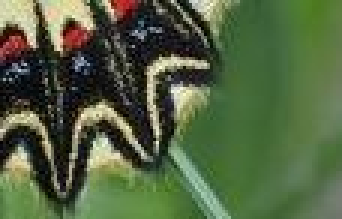
%> input picture image/out_of_focus0015_cortada.jpg, 114 x 73 px (shown 3 times larger)
$ octave demo_blur_detection.m   (GNU Octave 9; MATLAB toolbox functions it lacks are replaced by stand-ins)
%> lines starting %> are read from the running program, lines starting %| are printed output that depends on the picture
### Reference Code/blur_detection/localBlurScore.m
% localBlurScore -- Extract blur feature for a fixed scale
%
%   Paras:
%   @im        : Input grayscale image.
%   @patchsize : Parameter controlling local patch size.
%   @W         : Pretrained weight for learned filter.
%   @nb        : Naive Bayesian classifier
%
%   The Code is created based on the method described in the following paper
%   [1] "Discriminative Blur Detection Features", Jianping Shi, Li Xu, Jiaya Jia,
%       IEEE Conference on Computer Vision and Pattern Recognition, 2014.
%   The code and the algorithm are for non-comercial use only.
%
%   Author: Jianping Shi (jpshi@cse.cuhk.edu.hk)
%   Date  : 03/27/2014
%   Version : 1.0
%   Copyright 2014, The Chinese University of Hong Kong.
%
function feature = localBlurScore(im, patchsize, W, nb)

[im_height, im_width] = size(im);
offset = (patchsize - 1)/2;
x_start = offset+1;  x_end = im_width-offset;
y_start = offset+1;  y_end = im_height-offset;
datasize = (x_end-x_start+1)*(y_end-y_start+1);

% Feature Extraction
q1 = LocalKurtosis(im, patchsize);
q2 = GradientHistogramSpan(im, patchsize);
q3 = LocalPowerSpectrumSlope(im, patchsize);
q4 = LocalLearnedFilter(im, W(:,1:5));

data = zeros(datasize,5);
data(:,1) = reshape(q1(y_start:y_end,x_start:x_end),datasize,1);
data(:,2) = reshape(q2(y_start:y_end,x_start:x_end),datasize,1);
data(:,3) = reshape(q3(y_start:y_end,x_start:x_end),datasize,1);
data(:,4) = reshape(q4{1}(y_start:y_end,x_start:x_end),datasize,1);
data(:,5) = reshape(q4{2}(y_start:y_end,x_start:x_end),datasize,1);

for i = 1:5
    idx = isnan(data(:,i));
    if (sum(idx(:)) == im_height* im_width)
        data(:,i) = 0;
    elseif (sum(idx)>0)
        data(idx,i) = min(data(~idx, i));
    end
end

% Learn blur score from NB classifier
post = posterior(nb,data);
post = mat2gray(post(:,2));

feature = zeros(im_height, im_width);
feature(y_start:y_end,x_start:x_end) = reshape(post,y_end-y_start+1,x_end-x_start+1);

### Reference Code/blur_detection/feature/LocalKurtosis.m
% LocalKurtosis -- To measure the peakness of a distribution
%
%   Paras:
%   @im        : Input grayscale image.
%   @patchsize : Parameter controlling local patch size.
%
%   The Code is created based on the method described in the following paper
%   [1] "Discriminative Blur Detection Features", Jianping Shi, Li Xu, Jiaya Jia,
%       IEEE Conference on Computer Vision and Pattern Recognition, 2014.
%   The code and the algorithm are for non-comercial use only.
%
%   Author: Jianping Shi (jpshi@cse.cuhk.edu.hk)
%   Date  : 03/27/2014
%   Version : 1.0
%   Copyright 2014, The Chinese University of Hong Kong.
%
function [q] = LocalKurtosis(im, patchsize)

[im_height, im_width] = size(im);
offset = (patchsize - 1)/2;

% Compute image gradient
dx = [diff(im, 1, 2), -im(:,end,:)];
dy = [diff(im, 1, 1); -im(end,:,:)];

% Rearrange image to patches
dx_col = im2col(dx, [patchsize, patchsize]);
dx_col = bsxfun(@rdivide, dx_col, sum(dx_col));
dy_col = im2col(dy, [patchsize, patchsize]);
dy_col = bsxfun(@rdivide, dy_col, sum(dy_col));

% Compute Kurtosis
normXsquare = bsxfun(@minus, dx_col, mean(dx_col)).^2;
normYsquare = bsxfun(@minus, dy_col, mean(dx_col)).^2;

qx = mean(normXsquare.^2)./(mean(normXsquare).^2);
qy = mean(normYsquare.^2)./(mean(normYsquare).^2);

qx = reshape(qx, [im_height-patchsize+1, im_width-patchsize+1]);
qy = reshape(qy, [im_height-patchsize+1, im_width-patchsize+1]);

% Normalize for output
qx = log(padarray(qx, [offset, offset], 'replicate'));
qy = log(padarray(qy, [offset, offset], 'replicate'));

% qx = log(qx);
% qy = log(qy);

qx(isnan(qx)) = min(min(qx(~isnan(qx))));
qy(isnan(qy)) = min(min(qy(~isnan(qy))));

q  = min(qx, qy);

### Reference Code/blur_detection/feature/GradientHistogramSpan.m
% GradientHistgramSpan -- To measure the heavytailedness of a distribution
%
%   Paras:
%   @im        : Input grayscale image.
%   @patchsize : Parameter controlling local patch size.
%
%   The Code is created based on the method described in the following paper
%   [1] "Discriminative Blur Detection Features", Jianping Shi, Li Xu, Jiaya Jia,
%       IEEE Conference on Computer Vision and Pattern Recognition, 2014.
%   The code and the algorithm are for non-comercial use only.
%
%   Author: Jianping Shi (jpshi@cse.cuhk.edu.hk)
%   Date  : 03/27/2014
%   Version : 1.0
%   Copyright 2014, The Chinese University of Hong Kong.
%
function [q]=GradientHistogramSpan(im, patchsize)
dx = [diff(im, 1, 2), -im(:,end,:)];
dy = [diff(im, 1, 1); -im(end,:,:)];
mag = sqrt(dx.^2 + dy.^2);

[im_height, im_width] = size(im);
offset = (patchsize-1)/2;

% Gradient histogram span
mag_col = im2col(mag, [patchsize, patchsize]);
mag_col_dup = [mag_col; -mag_col];

num = size(mag_col, 2);
sigma1 = size(1, num);
parfor i = 1 : num
    [V1, V2] = EM_GMM_2(mag_col_dup(:,i));
    s0 = sqrt(V1);
    s1 = sqrt(V2);
    if s0 > s1
        temp = s0;  s0 = s1;  s1 = temp;
    end;
    sigma1(i) = s1;
end
q = reshape(sigma1, [im_height-patchsize+1, im_width-patchsize+1]);
q = q(4:im_height-patchsize+1-3, 4:im_width-patchsize+1-3);
q = padarray(q, [offset+3, offset+3], 'replicate');

### Reference Code/blur_detection/feature/EM_GMM_2.m
% EM_GMM_2 -- Compute expectation for GMM with two Gaussian Component, where
% mean are fixed as zero. Our goal is mainly to compute the variance for two
% Gaussians.
%
%   Paras:
%   @X   : Input data
%
%   The Code is created based on the method described in the following paper
%   [1] "Discriminative Blur Detection Features", Jianping Shi, Li Xu, Jiaya Jia,
%       IEEE Conference on Computer Vision and Pattern Recognition, 2014.
%   The code and the algorithm are for non-comercial use only.
%
%   Author: Jianping Shi (jpshi@cse.cuhk.edu.hk)
%   Date  : 03/27/2014
%   Version : 1.0
%   Copyright 2014, The Chinese University of Hong Kong.
function [V1, V2] = EM_GMM_2(X)

%% Initialize parameters
V1 = 0.5;
V2 = 0.0001;
pi = 0.5;
N = length(X);

pi_init=2*pi;
maxiter = 100;
iter=0;

while (abs(pi_init-pi)/pi_init > 1e-3 && iter < maxiter)
    iter = iter+1;
    pi_init = pi;

    XxX = X.*X;
    %% Expectation Step
    pi_x_GPV2 = pi*GaussianProb(XxX,V2);
    gamma = pi_x_GPV2 ./ ((1-pi)*GaussianProb(XxX,V1) + pi_x_GPV2);

    %% Maximization Step
    V1 = (1-gamma)'*(XxX) / sum(1-gamma);
    V2 = gamma'*(XxX) / sum(gamma);
    pi = sum(gamma)/N;
end

%% Function to compute the probability for Gaussian distribution
function [Y] = GaussianProb(XxX, V)
Y = exp(-(XxX)/(2*V))/sqrt(2*pi*V);

### Reference Code/blur_detection/feature/LocalPowerSpectrumSlope.m
% LocalPowerSpectrumSlope -- To measure the spectrum property for blur
%
%   Paras:
%   @im        : Input grayscale image.
%   @patchsize : Parameter controlling local patch size.
%
%   The Code is created based on the method described in the following paper
%   [1] "Discriminative Blur Detection Features", Jianping Shi, Li Xu, Jiaya Jia,
%       IEEE Conference on Computer Vision and Pattern Recognition, 2014.
%   The code and the algorithm are for non-comercial use only.
%
%   Author: Jianping Shi (jpshi@cse.cuhk.edu.hk)
%   Date  : 03/27/2014
%   Version : 1.0
%   Copyright 2014, The Chinese University of Hong Kong.

function q = LocalPowerSpectrumSlope(im, patchsize)
[im_height, im_width] = size(im);

offset = (patchsize - 1)/2;
[lf, lC] = GenerateF(offset, offset);
lC_log = log(lC);
lC_log_new = unique(round(lC_log / 0.2)*0.2);

im_col = im2col(im, [patchsize, patchsize]);
im_col = bsxfun(@rdivide, im_col, sum(im_col));
q = zeros(1, size(im_col,2));
for i = 1:size(im_col,2)
    lsf = GenerateSf(reshape(im_col(:,i), [patchsize, patchsize]), lf, lC, offset, offset);
    lsf_new = rearrange(lC_log, lC_log_new, lsf);
    lsf_new = log(lsf_new(1:end-1));
    idx = ~(isnan(lsf_new) + isinf(lsf_new));
    alf_local = sum(lsf_new(idx));
    q(i) = alf_local;
end
q = reshape(q, [im_height-patchsize+1, im_width-patchsize+1]);
q = padarray(q, [offset, offset], 'replicate');


function [f, C] = GenerateF(height, width)
kheight = 1:height;
kwidth = 1:width;
[u v] = meshgrid(kwidth, kheight);
[~, f]=cart2pol(u,v);
f = round(f);
C = unique(f);

% Power Spectrum Slope
function sf=GenerateSf(im, f, C, half_height, half_width)
[height width] = size(im);
s = abs(fft2(im, height, width));
s = s(1:half_height,1:half_width).^2/half_height/half_width;
sf = calculateSf(s, C, f);

% [9 lines left out: function rearrange, not called in this run]

### Reference Code/blur_detection/blurDetection.m
% blurDetection -- Blur detection in for a given input
%
%   The Code is created based on the method described in the following paper
%   [1] "Discriminative Blur Detection Features", Jianping Shi, Li Xu, Jiaya Jia,
%       IEEE Conference on Computer Vision and Pattern Recognition, 2014.
%   The code and the algorithm are for non-comercial use only.
%
%   Author: Jianping Shi (jpshi@cse.cuhk.edu.hk)
%   Date  : 03/27/2014
%   Version : 1.0
%   Copyright 2014, The Chinese University of Hong Kong.
%

function final_map = blurDetection(im)

s1 = 11;        % patch size for scale 1
s2 = 15;        % patch size for scale 2
s3 = 21;        % patch size for scale 3
alpha = 0.5;    % weight for multiscale inference

load('nb_classifier.mat');
load('learned_linear_filter.mat');

fprintf('Extracting level 1 feature...\n');
feature.scale1 = localBlurScore(im, s1, W_11, nb11);
fprintf('Extracting level 2 feature...\n');
feature.scale2 = localBlurScore(im, s2, W_15, nb15);
fprintf('Extracting level 3 feature...\n');
feature.scale3 = localBlurScore(im, s3, W_21, nb21);

fprintf('Multiscale Inference...\n');
final_map = multiScaleBlurInference(feature, alpha, s1, s2, s3);

### Reference Code/blur_detection/demo_blur_detection.m
% demo_blur_detection -- demo for blur detection in for a given input
%
%   The Code is created based on the method described in the following paper
%   [1] "Discriminative Blur Detection Features", Jianping Shi, Li Xu, Jiaya Jia,
%       IEEE Conference on Computer Vision and Pattern Recognition, 2014.
%   The code and the algorithm are for non-comercial use only.
%
%   Author: Jianping Shi (jpshi@cse.cuhk.edu.hk)
%   Date  : 03/27/2014
%   Version : 1.0
%   Copyright 2014, The Chinese University of Hong Kong.
%
clear;

% Change the following parallel computing setting according to your environment.
%matlabpool open 2;

addpath('feature');
addpath('UGM');

im_path = 'image\out_of_focus0015_cortada.jpg';
im = rgb2gray(im2double(imread(im_path)));
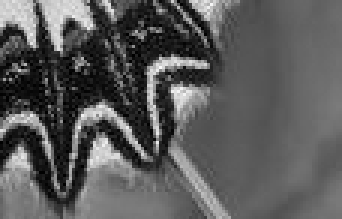
%> im: size 73x114 double (shown 3 times larger); min 0, max 0.984, mean 0.356

final_map = blurDetection(im);
%> in LocalKurtosis, `dy = [diff(im, 1, 1); -im(end,:,:)];`:
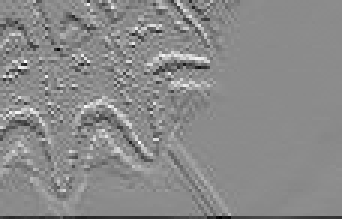
%> dy: size 73x114 double (shown 3 times larger); min -0.726, max 0.6, mean -0.00686; drawn with min black and max white
%> in LocalKurtosis, `qx = mean(normXsquare.^2)./(mean(normXsquare).^2);`: qx = 6552 values, max 76.2 at index 4851, min 1.38 at index 5440, mean 5.11
%> in LocalKurtosis, `qy = mean(normYsquare.^2)./(mean(normYsquare).^2);`: qy = 6552 values, max 78.72 at index 4850, min 1.71 at index 6451, mean 5.56
%> in LocalKurtosis, `qx = log(padarray(qx, [offset, offset], 'replicate'));`:
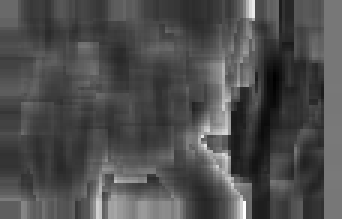
%> qx: size 73x114 double (shown 3 times larger); min 0.323, max 4.33, mean 1.55; drawn with min black and max white
%> in LocalKurtosis, `qy = log(padarray(qy, [offset, offset], 'replicate'));`:
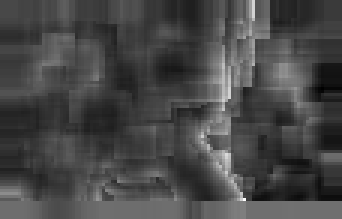
%> qy: size 73x114 double (shown 3 times larger); min 0.537, max 4.37, mean 1.61; drawn with min black and max white
%> in GradientHistogramSpan, `mag = sqrt(dx.^2 + dy.^2);`:
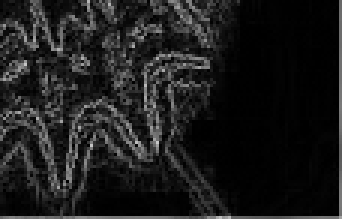
%> mag: size 73x114 double (shown 3 times larger); min 0, max 0.785, mean 0.111
%> in GradientHistogramSpan, `mag_col_dup = [mag_col; -mag_col];`:
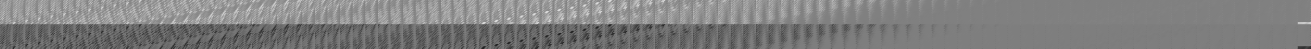
%> mag_col_dup: size 242x6552 double (shown at 1/5 size); min -0.785, max 0.785, mean -4.36e-17; drawn with min black and max white
%> the loop in GradientHistogramSpan, `parfor i = 1 : num` made 6552 passes
%> (V1, V2, temp) on passes 1 to 12: (0.068, 0.00867, 0.261), (0.0626, 0.00821, 0.25), (0.0464, 0.00277, 0.215), (0.0684, 0.0131, 0.262), (0.0588, 0.0131, 0.242), (0.0589, 0.0232, 0.243), (0.0608, 0.0531, 0.247), (0.0619, 0.0553, 0.249), (0.0592, 0.0506, 0.243), (0.0529, 0.0208, 0.23), (0.054, 0.0209, 0.232), (0.0624, 0.0177, 0.25)
%> in GradientHistogramSpan, `q = padarray(q, [offset+3, offset+3], 'replicate');`:
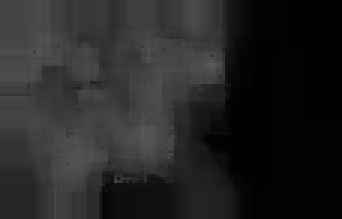
%> q: size 73x114 double (shown 3 times larger); min 0.00357, max 0.358, mean 0.148
%> the run ends on the next line
